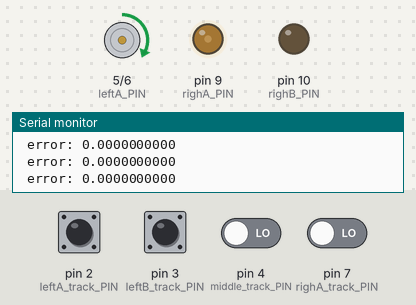
Simulated run of this sketch. Board: Arduino Uno, built with avr-gcc and run on an emulated ATmega328P. On the bench: motor-driver pin pairs drawn as motors (green arrow = first pin HIGH = forward, orange = second pin HIGH = backward, longer = more drive), output pins drawn as LEDs (lit = HIGH), the last lines printed to the serial monitor. The test bench sets the inputs (shaded band); at power-on: pin 2 (leftA_track_PIN), pin 3 (leftB_track_PIN), pin 4 (middle_track_PIN), pin 7 (righA_track_PIN) LOW.

Above: at 1.2 s.
1.3 s: pin 2 (leftA_track_PIN) pulled HIGH for 0.15 s
At 1.43 s:
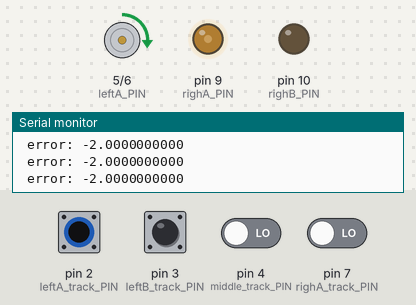
4.3 s: pin 4 (middle_track_PIN) driven HIGH
7.3 s: pin 3 (leftB_track_PIN) pulled HIGH for 0.15 s
10.4 s: pin 2 (leftA_track_PIN) driven HIGH and pin 4 (middle_track_PIN) driven LOW
13.4 s: pin 3 (leftB_track_PIN) pulled HIGH for 1 s
16.4 s: pin 2 (leftA_track_PIN) driven LOW and pin 4 (middle_track_PIN) driven HIGH
At 49.42 s:
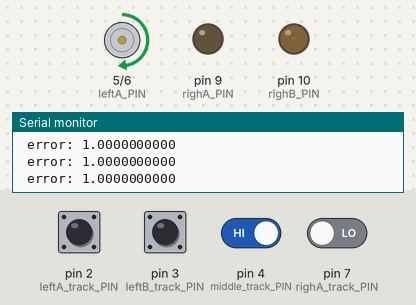
Timing chart, 0 to 50.2 s (numbered marks = the images above; inputs shaded):
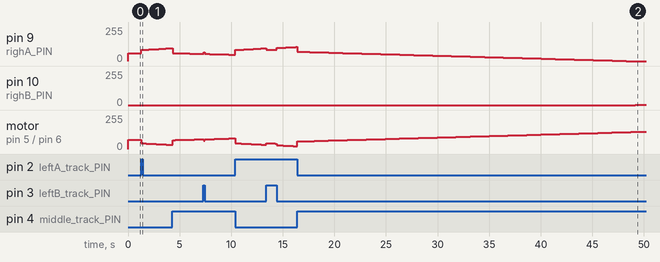

Measured:
- after the input at 1.3 s, pin 9 (righA_PIN): moves from 60/255 to 96/255 over 2.8 s, starting at once; motor on pin 5 (leftA_PIN) / pin 6 (leftB_PIN): moves from forward 68/255 to forward 31/255 over 2.9 s, starting at once
- after the input at 16.4 s, pin 10 (righB_PIN): 0/255 → 1/255 after 32.8 s, → 2/255 0.46 s later, → 3/255 0.46 s later

The sketch:

xunji3.ino
```cpp
#define leftA_PIN 5
#define leftB_PIN 6
#define righA_PIN 9
#define righB_PIN 10
int time = 1200;
float Kp = 12, Ki = 0.05, Kd = 0.05;                 //pid弯道参数参数
float error = 0, P = 0, I = 0, D = 0, PID_value = 0; //pid直道参数
float decide = 0;                                    //元素判断
float previous_error = 0, previous_I = 0;            //误差值
int sensor[5] = {0, 0, 0, 0, 0};                     //
int num = 0;

static int initial_motor_speed = 60; //初始速度

void read_sensor_values(void); //读取初值
void calc_pid(void);           //计算pid
void motor_control(void);      //电机控制

void motor_pinint(); //引脚初始化
void _stop();        //停车
void trun_90(int dir, int time);

//             循迹模块设置               //
#define leftA_track_PIN 2
#define leftB_track_PIN 3
#define middle_track_PIN 4
#define righA_track_PIN 7
#define righB_track_PIN 8

void setup()
{
  Serial.begin(9600); //串口
  track_pinint();     //循迹引脚初始化
  motor_pinint();     //电机引脚初始化
}
void loop()
{
  read_sensor_values();
  calc_pid();
  motor_control();
  // switch (num)
  // {
  // case 2:
  //   // trun_90(0, time);
  //   num = 0;
  //   break;

  // }
  // sensor[0] = digitalRead(2);
  // sensor[1] = digitalRead(3);
  // sensor[2] = digitalRead(4);
  // sensor[3] = digitalRead(5);
  // for(int i=0;i<4;i++)
  // {
  // Serial.print(sensor[i]);
  // Serial.print(" ");
  // }
  // // Serial.println();
  // motorsWrite(50, 50);
}
void trun_90(int dir, int time)
{
  analogWrite(leftA_PIN, 60);
  analogWrite(leftB_PIN, 0);
  analogWrite(righA_PIN, 60);
  analogWrite(righB_PIN, 0);
  delay(600);
  if (dir == 0)
  {

    analogWrite(leftA_PIN, 150);
    analogWrite(leftB_PIN, 0);
    analogWrite(righA_PIN, 0);
    analogWrite(righB_PIN, -150);
  }
  else
  {
    analogWrite(leftA_PIN, 0);
    analogWrite(leftB_PIN, -150);
    analogWrite(righA_PIN, 150);
    analogWrite(righB_PIN, 0);
  }
  delay(time);
  _stop();
}
void track_pinint()
{
  pinMode(leftA_track_PIN, INPUT); //设置引脚为输入引脚
  pinMode(leftB_track_PIN, INPUT);
  pinMode(middle_track_PIN, INPUT);
  pinMode(righA_track_PIN, INPUT);
  pinMode(righB_track_PIN, INPUT);
}

void motor_pinint()
{
  pinMode(leftA_PIN, OUTPUT);
  pinMode(leftB_PIN, OUTPUT);
  pinMode(righA_PIN, OUTPUT);
  pinMode(righB_PIN, OUTPUT);
}

void _stop()
{
  analogWrite(leftA_PIN, 0);
  analogWrite(leftB_PIN, 0); //左轮静止不动
  analogWrite(righA_PIN, 0);
  analogWrite(righB_PIN, 0); //右轮静止不动
}
//速度范围(-255,255)
void motorsWrite(int speedL, int speedR)
{
  // Serial.println(speedL);
  if (speedL > 0)
  {
    analogWrite(leftA_PIN, speedL);
    analogWrite(leftB_PIN, 0);
  }
  else
  {
    analogWrite(leftA_PIN, 0);
    analogWrite(leftB_PIN, -speedL);
  }

  if (speedR > 0)
  {
    analogWrite(righA_PIN, speedR);
    analogWrite(righB_PIN, 0);
  }
  else
  {
    analogWrite(righA_PIN, 0);
    analogWrite(righB_PIN, -speedR);
  }
}
//速度设定范围(-100，100)
void motorsWritePct(int speedLpct, int speedRpct)
{
  //speedLpct, speedRpct ranges from -100 to 100
  motorsWrite(speedLpct * 2.55, speedRpct * 2.55);
}
void motorsStop()
{
  analogWrite(leftA_PIN, 0);
  analogWrite(leftB_PIN, 0); //左轮静止不动
  analogWrite(righA_PIN, 0);
  analogWrite(righB_PIN, 0); //右轮静止不动
}

void read_sensor_values()
{
  sensor[0] = digitalRead(leftA_track_PIN);
  sensor[1] = digitalRead(leftB_track_PIN);
  sensor[2] = digitalRead(middle_track_PIN);
  sensor[3] = digitalRead(righA_track_PIN);
  //   sensor[4] = digitalRead(righB_track_PIN);

  if ((sensor[0] == 1) && (sensor[1] == 1) && (sensor[2] == 1) && (sensor[3] == 1))
  {
    decide = 1; //十字路口 1 1 1 1   直行
    error = 0;
    num++;
  }
  else if ((sensor[0] == 0) && (sensor[1] == 1) && (sensor[2] == 1) && (sensor[3] == 0))
  {
    decide = 0; //十字路口 0 1 1 0  直行
    error = 0;
  }
  else if ((sensor[0] == 0) && (sensor[1] == 0) && (sensor[2] == 1) && (sensor[3] == 0))
  {
    decide = 1; //90度路口 0 0 1 0    右转90度
    error = 1;
  }
  else if ((sensor[0] == 0) && (sensor[1] == 0) && (sensor[2] == 1) && (sensor[3] == 1))
  {
    decide = 1; //90度路口 0 0 1 1   右转90度
    error = 1;
  }
  else if ((sensor[0] == 0) && (sensor[1] == 0) && (sensor[2] == 0) && (sensor[3] == 1))
  {
    decide = 2; //90度路口 0 0 0 1    右转90度
    error = 2;
  }
  else if ((sensor[0] == 1) && (sensor[1] == 1) && (sensor[2] == 0) && (sensor[3] == 0))
  {
    decide = 3; //90度路口 1 1 0 0    左转90度
    error = -1;
  }
  else if ((sensor[0] == 0) && (sensor[1] == 1) && (sensor[2] == 0) && (sensor[3] == 0))
  {
    decide = 3; //90度路口 0 1 0 0    左转90度
    error = -1;
  }
  else if ((sensor[0] == 1) && (sensor[1] == 0) && (sensor[2] == 0) && (sensor[3] == 0))
  {
    error = -2;
    decide = 3; //90度路口 1000    左转90度
  }
  else if ((sensor[0] == 0) && (sensor[1] == 0) && (sensor[2] == 0) && (sensor[3] == 0))
  {

  }

}
  void calc_pid()
  {
    P = error;
    I = I + error;
    D = error - previous_error;

    PID_value = (Kp * P) + (Ki * I) + (Kd * D);

    previous_error = error;
  }
  void motor_control()
  {
    int left_motor_speed = initial_motor_speed + PID_value + 8;
    int right_motor_speed = initial_motor_speed - PID_value;

    if (left_motor_speed < -255)
    {
      left_motor_speed = -255;
    }
    if (left_motor_speed > 255)
    {
      left_motor_speed = 255;
    }
    if (right_motor_speed < -255)
    {
      right_motor_speed = -255;
    }
    if (right_motor_speed > 255)
    {
      right_motor_speed = 255;
    }
    motorsWrite(left_motor_speed, right_motor_speed);

    // Serial.print("move_A: ");
    // Serial.print(left_motor_speed, DEC);
    //  Serial.println();
    // // Serial.print(" move_B: ");
    // Serial.print(right_motor_speed, DEC);

    Serial.print(" error: ");
    Serial.print(error, DEC);
    Serial.println();
  }
```

main.c
```cpp
#include <stdio.h>
#include <stdlib.h>

int main()
{
   float a,b;
   char op,x;
  STAR: printf("Please enter the expression:\n");
    scanf("%f %c%f",&a,&op,&b );
   switch(op)
   {
   case'+':
    printf("%f + %f = %f\n",a,b,a+b);break;
   case'-':
    printf("%f - %f = %f\n",a,b,a-b);break;
   case'*':
    printf("%f * %f = %f\n",a,b,a*b);break;
   case'/':
       if(b==0) printf("Division by zero!\n");
       else printf("%f  %f = %f\n",a,b,a/b);break;
   default:
    printf("Unknown operator!\n");
   }
   printf("Do you want to continue(Y/N or y/n)?");
   scanf(" %c",&x);
   if(x=='y'||x=='Y') goto STAR;
        else return;

   }
```
